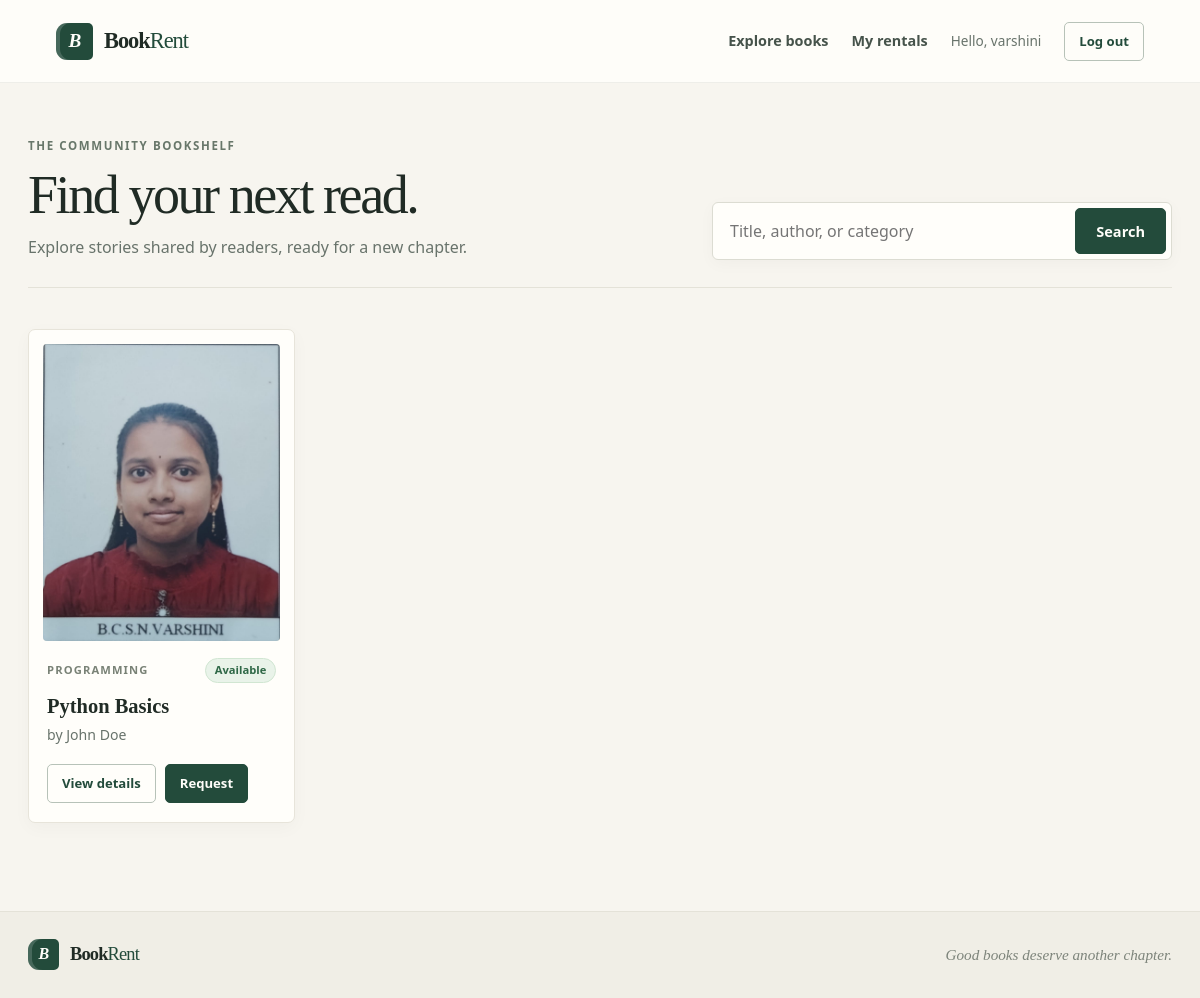
The page /all-books/ (signed in) on the database its author committed.
### users/models.py (models this page shows, shortened)
class User(AbstractUser):
    ROLE_CHOICES = [
        ('ADMIN', 'Admin'),
        ('OWNER', 'Book Owner'),
        ('BORROWER', 'Borrower'),
    ]
    role = models.CharField(
        max_length=20,
        choices=ROLE_CHOICES,
        default='BORROWER'
    )
    phone = models.CharField(
        max_length=15,
        blank=True,
        null=True
    )

### books/models.py (models this page shows, shortened)
class Book(models.Model):
    CATEGORY_CHOICES = [
        ('Academic', 'Academic'),
        ('Fiction', 'Fiction'),
        ('Non-Fiction', 'Non-Fiction'),
        ('Programming', 'Programming'),
        ('Science', 'Science'),
        ('Other', 'Other'),
    ]
    owner = models.ForeignKey(
        settings.AUTH_USER_MODEL,
        on_delete=models.CASCADE,
        related_name='books'
    )
    title = models.CharField(max_length=200)
    author = models.CharField(max_length=100)
    category = models.CharField(
        max_length=50,
        choices=CATEGORY_CHOICES
    )
    description = models.TextField()
    image = models.ImageField(
        upload_to='books/',
        blank=True,
        null=True
    )
    is_available = models.BooleanField(
        default=True
    )
    created_at = models.DateTimeField(
        auto_now_add=True
    )

### books/views.py (the view)
@login_required
def all_books(request):
    books = Book.objects.filter(
        is_available=True
    )
    search = request.GET.get('search')
    if search:
        books = books.filter(
            Q(title__icontains=search) |
            Q(author__icontains=search) |
            Q(category__icontains=search)
        )
    return render(
        request,
        'books/all_books.html',
        {'books': books}
    )

### templates/books/all_books.html (shortened to what this page needs)
{% extends 'base.html' %}
{% block content %}
<section class="page-heading discovery-heading">
    <div>
        <span class="eyebrow">The community bookshelf</span>
        <h1>Find your next read.</h1>
        <p>Explore stories shared by readers, ready for a new chapter.</p>
    </div>
    <form method="get" action="{% url 'all_books' %}" class="search-form" role="search">
        <input id="book-search" type="search" name="search"
               value="{{ request.GET.search|default:'' }}"
               placeholder="Title, author, or category">
        <button class="button button-primary" type="submit">Search</button>
    </form>
</section>
{% if books %}
    <section class="book-grid" aria-label="Available books">
        {% for book in books %}
            <article class="book-card">
                <a class="book-cover-link" href="{% url 'book_detail' book.id %}" aria-label="View {{ book.title }}">
                    <div class="book-cover">
                        {% if book.image %}
                            <img src="{{ book.image.url }}" alt="Cover of {{ book.title }}">
                        {% else %}
                            <div class="cover-placeholder" role="img" aria-label="Placeholder cover; no image provided for {{ book.title }}">
                                <span class="cover-mark" aria-hidden="true">B</span>
                                <span class="cover-title">{{ book.title }}</span>
                                <span class="cover-author">{{ book.author }}</span>
                            </div>
                        {% endif %}
                    </div>
                </a>
                <div class="book-card-content">
                    <div class="book-meta">
                        <span class="category-label">{{ book.category }}</span>
                        <span class="status-badge status-available">Available</span>
                    </div>
                    <h2><a href="{% url 'book_detail' book.id %}">{{ book.title }}</a></h2>
                    <p class="book-author">by {{ book.author }}</p>
                    <div class="book-card-actions">
                        <a class="button button-small button-secondary" href="{% url 'book_detail' book.id %}">View details</a>
                        {% if user.is_authenticated and user.role == 'BORROWER' %}
                            <form method="post" action="{% url 'request_book' book.id %}">
                                <button class="button button-small button-primary" type="submit">Request</button>
                            </form>
                        {% endif %}
                    </div>
                </div>
            </article>
        {% endfor %}
    </section>
{% endif %}
{% endblock %}

### templates/base.html (shortened to what this page needs)
{% load static %}
<!doctype html>
<html lang="en">
<head>
    <link href="https://cdn.jsdelivr.net/npm/bootstrap@5.3.3/dist/css/bootstrap.min.css"
          rel="stylesheet">
    <link href="{% static 'css/style.css' %}" rel="stylesheet">
</head>
<body>
<header class="site-header">
    <nav class="site-nav" aria-label="Main navigation">
        <div class="nav-inner">
            <a class="brand" href="{% url 'home' %}" aria-label="BookRent home">
                <span class="brand-mark" aria-hidden="true">B</span>
                <span>Book<span class="brand-light">Rent</span></span>
            </a>
            <div class="nav-links" id="primary-navigation">
                    <a class="nav-link" href="{% url 'all_books' %}">Explore books</a>
                    {% if user.is_authenticated %}
                        {% if user.role == 'OWNER' %}
                            <a class="nav-link" href="{% url 'owner_dashboard' %}">Dashboard</a>
                            <a class="nav-link" href="{% url 'my_books' %}">My collection</a>
                            <a class="nav-link" href="{% url 'owner_requests' %}">Requests</a>
                            <a class="button button-small button-primary nav-action"
                               href="{% url 'add_book' %}">List a book</a>
                        {% elif user.role == 'BORROWER' %}
                            <a class="nav-link" href="{% url 'borrowed_books' %}">My rentals</a>
                        {% elif user.role == 'ADMIN' %}
                            <a class="nav-link" href="{% url 'admin_dashboard' %}">Overview</a>
                            <a class="nav-link" href="{% url 'admin:index' %}">Admin panel</a>
                        {% endif %}
                        <span class="nav-greeting">Hello, {{ user.username }}</span>
                        <form class="nav-logout" action="{% url 'logout' %}" method="post">
                            <button class="button button-small button-outline" type="submit">Log out</button>
                        </form>
                    {% else %}
                        <a class="nav-link" href="{% url 'register_owner' %}">List your books</a>
                        <a class="button button-small button-outline nav-login" href="{% url 'login' %}">Log in</a>
                        <a class="button button-small button-primary" href="{% url 'register_borrower' %}">Join BookRent</a>
                    {% endif %}
            </div>
        </div>
    </nav>
</header>
<main id="main-content" class="page-shell">
    {% block content %}{% endblock %}
</main>
<footer class="site-footer">
    <div class="footer-inner">
        <a class="brand brand-footer" href="{% url 'home' %}">
            <span class="brand-mark" aria-hidden="true">B</span>
            <span>Book<span class="brand-light">Rent</span></span>
        </a>
        <p>Good books deserve another chapter.</p>
    </div>
</footer>
</body>
</html>

### rows shown on the page
User: username "varshini"
Book: image (picture), category "PROGRAMMING", title "Python Basics", author "John Doe"
